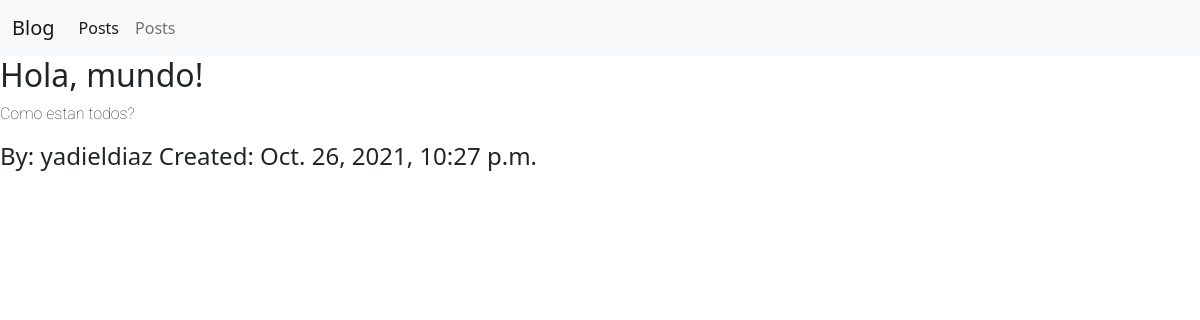
The app's page /post/2/ with its own data.
### blog/models.py (models this page shows, shortened)
class Post(models.Model):
    title = models.CharField(max_length=200)
    author = models.ForeignKey(
        'auth.User',
        on_delete=models.CASCADE
    )
    body = models.TextField()
    created_at = models.DateTimeField(auto_now_add=True)

### blog/views.py (the view)
# urls.py: path('post/<int:pk>/', PostDetailView.as_view(), name='post_detail'),
class PostDetailView(DetailView):
    model = Post
    template_name = "post_detail.html"

### templates/post_detail.html (shortened to what this page needs)
{% extends 'base.html' %}
{% block content %}
    <h2>{{ post.title }}</h2>
    <p>{{ post.body }}</p>
    <h4>By: {{ post.author }} Created: {{ post.created_at }}</h4>
{% endblock content %}

### static/css/base.css (style rules this page uses)
p { font-family: 'Roboto', sans-serif; font-weight: 100; }

### records on screen
Post: title "Hola, mundo!", body "Como estan todos?", author "yadieldiaz", created_at "Oct. 26, 2021, 10:27 p.m."
